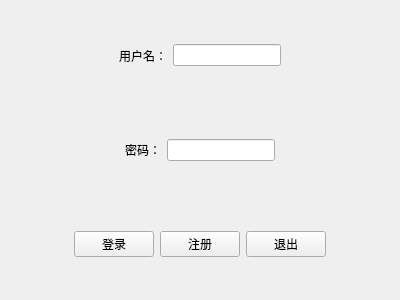
<?xml version="1.0" encoding="UTF-8"?>
<ui version="4.0">
 <class>YongHu</class>
 <widget class="QWidget" name="YongHu">
  <property name="geometry">
   <rect>
    <x>0</x>
    <y>0</y>
    <width>400</width>
    <height>300</height>
   </rect>
  </property>
  <property name="windowTitle">
   <string>Form</string>
  </property>
  <layout class="QGridLayout" name="gridLayout">
   <item row="0" column="0">
    <widget class="QWidget" name="widget" native="true">
     <layout class="QHBoxLayout" name="horizontalLayout">
      <item>
       <spacer name="horizontalSpacer">
        <property name="orientation">
         <enum>Qt::Horizontal</enum>
        </property>
        <property name="sizeHint" stdset="0">
         <size>
          <width>40</width>
          <height>20</height>
         </size>
        </property>
       </spacer>
      </item>
      <item>
       <widget class="QLabel" name="label">
        <property name="text">
         <string>用户名：</string>
        </property>
       </widget>
      </item>
      <item>
       <widget class="QLineEdit" name="yonghuming"/>
      </item>
      <item>
       <spacer name="horizontalSpacer_2">
        <property name="orientation">
         <enum>Qt::Horizontal</enum>
        </property>
        <property name="sizeHint" stdset="0">
         <size>
          <width>40</width>
          <height>20</height>
         </size>
        </property>
       </spacer>
      </item>
     </layout>
    </widget>
   </item>
   <item row="1" column="0">
    <widget class="QWidget" name="widget_2" native="true">
     <layout class="QHBoxLayout" name="horizontalLayout_2">
      <item>
       <spacer name="horizontalSpacer_3">
        <property name="orientation">
         <enum>Qt::Horizontal</enum>
        </property>
        <property name="sizeHint" stdset="0">
         <size>
          <width>40</width>
          <height>20</height>
         </size>
        </property>
       </spacer>
      </item>
      <item>
       <widget class="QLabel" name="label_2">
        <property name="text">
         <string>密码：</string>
        </property>
       </widget>
      </item>
      <item>
       <widget class="QLineEdit" name="mima"/>
      </item>
      <item>
       <spacer name="horizontalSpacer_4">
        <property name="orientation">
         <enum>Qt::Horizontal</enum>
        </property>
        <property name="sizeHint" stdset="0">
         <size>
          <width>40</width>
          <height>20</height>
         </size>
        </property>
       </spacer>
      </item>
     </layout>
    </widget>
   </item>
   <item row="2" column="0">
    <widget class="QWidget" name="widget_3" native="true">
     <layout class="QHBoxLayout" name="horizontalLayout_3">
      <item>
       <spacer name="horizontalSpacer_5">
        <property name="orientation">
         <enum>Qt::Horizontal</enum>
        </property>
        <property name="sizeHint" stdset="0">
         <size>
          <width>40</width>
          <height>20</height>
         </size>
        </property>
       </spacer>
      </item>
      <item>
       <widget class="QPushButton" name="login">
        <property name="text">
         <string>登录</string>
        </property>
       </widget>
      </item>
      <item>
       <widget class="QPushButton" name="pushButton_2">
        <property name="text">
         <string>注册</string>
        </property>
       </widget>
      </item>
      <item>
       <widget class="QPushButton" name="pushButton_3">
        <property name="text">
         <string>退出</string>
        </property>
       </widget>
      </item>
      <item>
       <spacer name="horizontalSpacer_6">
        <property name="orientation">
         <enum>Qt::Horizontal</enum>
        </property>
        <property name="sizeHint" stdset="0">
         <size>
          <width>40</width>
          <height>20</height>
         </size>
        </property>
       </spacer>
      </item>
     </layout>
    </widget>
   </item>
  </layout>
 </widget>
 <resources/>
 <connections/>
</ui>
